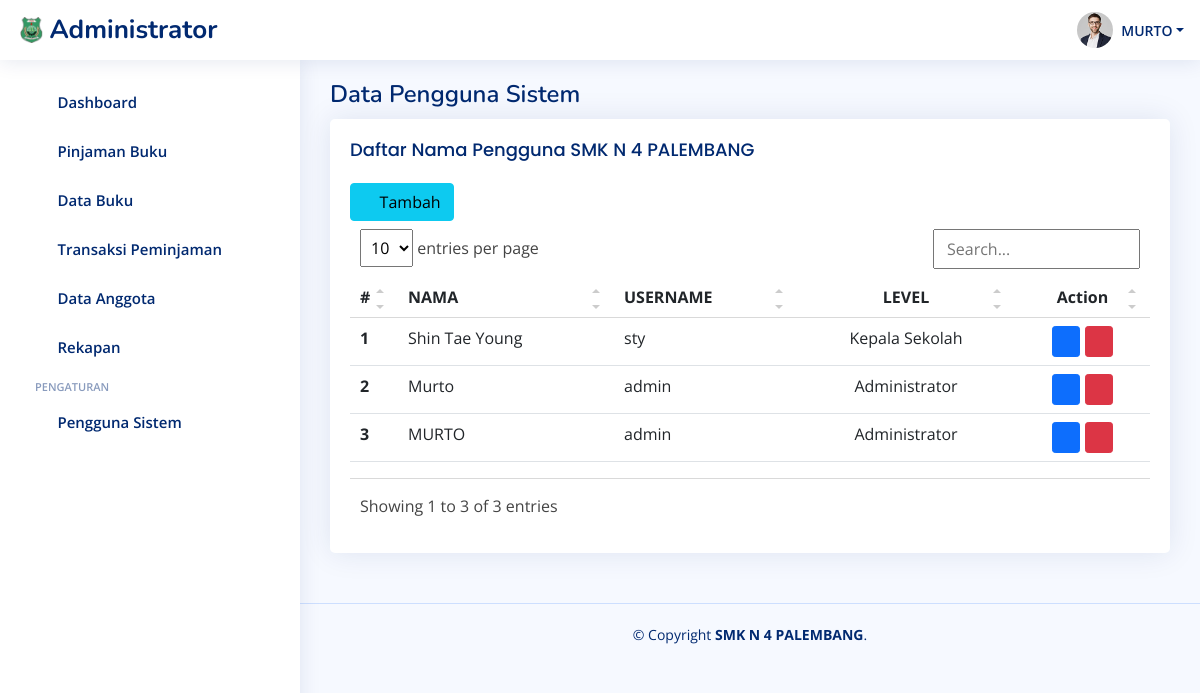
Screenshot of /index.php?hal=data_pengguna (signed in) with the database file from the repository.
### tables this page shows
CREATE TABLE `tb_pengguna` (
  `id_pengguna` int(11) NOT NULL,
  `nama_pengguna` varchar(50) NOT NULL,
  `username` varchar(50) NOT NULL,
  `password` varchar(50) NOT NULL,
  `level` enum('Administrator','Kepala Sekolah','','') NOT NULL
);

### admin/pengguna sistem/data_pengguna.php (the view)
<div class="pagetitle">
   <h1>Data Pengguna Sistem</h1>
</div>
<section class="section">
   <div class="row">
      <div class="col-lg-12">
         <div class="card">
            <div class="card-body">
               <h5 class="card-title">Daftar Nama Pengguna SMK N 4 PALEMBANG</h5>
               <a href="index.php?hal=tambah_pengguna" type="button" class="btn btn-info"><i class="bx bx-plus"></i> Tambah </a>
               <table class="table datatable">
                  <thead>
                     <tr>
                           <th scope="col">#</th>
                           <th scope="col">NAMA</th>
                           <th scope="col">USERNAME</th>
                           <th scope="col" class="text-center">LEVEL</th>
                           <th scope="col" class="text-center">Action</th>
                     </tr>
                  </thead>
                  <tbody>
                   <?php
                       include "koneksi/koneksi.php";
                       $no = 1;
                       $query = mysqli_query($koneksi, "SELECT * FROM tb_pengguna ORDER BY id_pengguna DESC");
                       while($row = mysqli_fetch_assoc($query)){
                   ?>
                     <tr>
                        <th scope="row"><?=$no++;?></th>
                        <td><?=$row['nama_pengguna'];?></td>
                        <td><?=$row['username'];?></td>
                        <td class="text-center"><?=$row['level'];?></td>
                        <td class="text-center">
                           <a href="index.php?hal=edit_pengguna&id=<?=$row['id_pengguna']?>" class="btn btn-primary btn-sm" title="Edit Data"><i class="bi bi-pencil-square"></i></a>
                           <a href="index.php?hal=hapus_pengguna&id=<?=$row['id_pengguna']?>" class="btn btn-danger btn-sm" title="Hapus Data" onclick="return confirm('Yakin Hapus Data Ini ?')"><i class="bi bi-trash-fill"></i></a>
                        </td>
                     </tr>
                     <?php } ?>
                  </tbody>
               </table>
            </div>
         </div>
      </div>
   </div>
 </section>

### index.php (shortened to what this page needs)
<?php
     if (isset($_SESSION["ses_username"])==""){
         header("location: login.php");
     }else{
       $data_nama = $_SESSION["ses_nama"];
       $data_level = $_SESSION["ses_level"];
     }
    include "./koneksi/koneksi.php";
?>
<!DOCTYPE html>
<html lang="en">
   <head>
      <link href="./assets/css/bootstrap.min.css" rel="stylesheet">
      <link href="./assets/css/bootstrap-icons.css" rel="stylesheet">
      <link href="./assets/css/boxicons.min.css" rel="stylesheet">
      <link href="./assets/css/quill.snow.css" rel="stylesheet">
      <link href="./assets/css/quill.bubble.css" rel="stylesheet">
      <link href="./assets/css/remixicon.css" rel="stylesheet">
      <link href="./assets/css/simple-datatables.css" rel="stylesheet">
      <link href="./assets/css/style.css" rel="stylesheet">
   </head>
   <body>
      <header id="header" class="header fixed-top d-flex align-items-center">
         <div class="d-flex align-items-center justify-content-between"> <a href="index.html" class="logo d-flex align-items-center"> <img src="./assets/img/logo_smk.png" alt=""> <span class="d-none d-lg-block" style="text-transform: capitalize;"><?php echo $data_level ?></span> </a> <i class="bi bi-list toggle-sidebar-btn"></i></div>
         <nav class="header-nav ms-auto">
            <ul class="d-flex align-items-center">
               <?php if($data_level == "Administrator"){ ?>
               <li class="nav-item dropdown">
                  <a class="nav-link nav-icon" href="index.php?hal=data_pinjam"> <i class="bi bi-bell"></i>
                  </a>
               </li>
               <?php } ?>
               <li class="nav-item dropdown pe-3">
                  <a class="nav-link nav-profile d-flex align-items-center pe-0" href="#" data-bs-toggle="dropdown"> <img src="./assets/img/profile-img.jpg" alt="Profile" class="rounded-circle"> <span class="d-none d-md-block dropdown-toggle ps-2"><?php echo $data_nama ?></span> </a>
               </li>
            </ul>
         </nav>
      </header>
      <aside id="sidebar" class="sidebar">
         <ul class="sidebar-nav" id="sidebar-nav">
            <?php if($data_level == "Administrator"){ ?>
            <li class="nav-item"> <a class="nav-link collapsed" href="index.php?hal=dashboard"> <i class="bi bi-grid"></i> <span>Dashboard</span> </a></li>
            <li class="nav-item"> <a class="nav-link collapsed" href="index.php?hal=data_pinjam"> <i class="bi bi-grid"></i> <span>Pinjaman Buku</span> </a></li>
            <li class="nav-item"> <a class="nav-link collapsed" href="index.php?hal=data_buku"> <i class="bi bi-menu-button-wide"></i> <span>Data Buku</span> </a></li>
            <li class="nav-item"> <a class="nav-link collapsed" href="index.php?hal=data_transaksi"> <i class="bi bi-menu-button-wide"></i> <span>Transaksi Peminjaman</span> </a></li>
            <li class="nav-item">
               <a class="nav-link collapsed" data-bs-target="#components-nav" data-bs-toggle="collapse" href="#"> <i class="bi bi-menu-button-wide"></i><span>Data Anggota</span><i class="bi bi-chevron-down ms-auto"></i> </a>
            </li>
            <li class="nav-item">
               <a class="nav-link collapsed" data-bs-target="#tables-nav" data-bs-toggle="collapse" href="#"> <i class="bi bi-layout-text-window-reverse"></i><span>Rekapan</span><i class="bi bi-chevron-down ms-auto"></i> </a>
            </li>
            <li class="nav-heading">Pengaturan</li>
            <li class="nav-item"> <a class="nav-link collapsed" href="index.php?hal=data_pengguna"> <i class="bi bi-person"></i> <span>Pengguna Sistem</span> </a></li>
            <?php }else if($data_level == "Kepala Sekolah") {?>
               <li class="nav-item"> <a class="nav-link collapsed" href="index.php?hal=dashboard"> <i class="bi bi-grid"></i> <span>Dashboard</span> </a></li>
               <li class="nav-item">
               <a class="nav-link collapsed" data-bs-target="#tables-nav" data-bs-toggle="collapse" href="#"> <i class="bi bi-layout-text-window-reverse"></i><span>Rekapan</span><i class="bi bi-chevron-down ms-auto"></i> </a>
               <ul id="tables-nav" class="nav-content collapse " data-bs-parent="#sidebar-nav">
                  <li> <a href="index.php?hal=laporan_buku"> <i class="bi bi-circle"></i><span>Buku</span> </a></li>
                  <li> <a href="index.php?hal=laporan_peminjaman"> <i class="bi bi-circle"></i><span>Peminjaman</span> </a></li>
                  <li> <a href="index.php?hal=laporan_pengembalian"> <i class="bi bi-circle"></i><span>Pengembalian</span> </a></li>
               </ul>
            </li>
            <?php } ?>
         </ul>
      </aside>
      <main id="main" class="main">
         <?php
            $hal = @$_GET['hal'];
            if($hal == 'dashboard'){
                include "admin/dashboard/dashboard.php";
            }elseif($hal == "data_buku"){
                include "admin/buku/data_buku.php";
            }elseif($hal == "tambah_buku"){
                include "admin/buku/tambah_buku.php";
            }elseif($hal == "edit_buku"){
               include "admin/buku/edit_buku.php";
            }elseif($hal == "hapus_buku"){
               include "admin/buku/hapus_buku.php";
            }elseif($hal == "lihat_buku"){
               include "admin/buku/lihat_buku.php";
            }elseif($hal == "data_siswa"){
               include "admin/anggota/data_siswa.php";
            }elseif($hal == "edit_anggota"){
               include "admin/anggota/edit_anggota.php";
            }elseif($hal == "hapus_anggota"){
               include "admin/anggota/hapus_anggota.php";
            }elseif($hal == "tambah_siswa"){
               include "admin/anggota/tambah_siswa.php";
            }elseif($hal == "data_guru"){
               include "admin/anggota/data_guru.php";
            }elseif($hal == "tambah_guru"){
               include "admin/anggota/tambah_guru.php";
            }elseif($hal == "data_pengguna"){
               include "admin/pengguna sistem/data_pengguna.php";
            }elseif($hal == "tambah_pengguna"){
               include "admin/pengguna sistem/tambah_pengguna.php";
            }elseif($hal == "edit_pengguna"){
               include "admin/pengguna sistem/edit_pengguna.php";
            }elseif($hal == "hapus_pengguna"){
               include "admin/pengguna sistem/hapus_pengguna.php";
            }elseif($hal == "data_pinjam"){
               include "admin/pinjam buku/data_pinjam.php";
            }elseif($hal == "setuju_pinjam"){
               include "admin/pinjam buku/setuju_pinjam.php";
            }elseif($hal == "tolak_pinjam"){
               include "admin/pinjam buku/tolak_pinjam.php";
            }elseif($hal == "data_transaksi"){
               include "admin/transaksi/data_transaksi.php";
            }elseif($hal == "perpanjang_transaksi"){
               include "admin/transaksi/perpanjang_transaksi.php";
            }elseif($hal == "kembali_transaksi"){
               include "admin/transaksi/kembali_transaksi.php";
            }elseif($hal == "laporan_buku"){
               include "admin/laporan/laporan buku/laporan_buku.php";
            }elseif($hal == "laporan_peminjaman"){
               include "admin/laporan/laporan peminjaman/laporan_peminjaman.php";
            }elseif($hal == "laporan_pengembalian"){
               include "admin/laporan/laporan pengembalian/laporan_pengembalian.php";
            }elseif($hal == "lihat_laporanbuku"){
               include "admin/laporan/laporan buku/lihat_buku.php";
            }else{
                include "admin/dashboard/dashboard.php";
            }
         ?>
      </main>
      <footer id="footer" class="footer">
        <div class="copyright"> &copy; Copyright <strong><span>SMK N 4 PALEMBANG</span></strong>.
     </footer>
  </body>
</html>

### assets/css/simple-datatables.css (style rules this page uses)
.dataTable-table { max-width: 100%; width: 100%; border-spacing: 0; border-collapse: separate; }
.dataTable-table > tbody > tr > td, .dataTable-table > tbody > tr > th, .dataTable-table > tfoot > tr > td, .dataTable-table > tfoot > tr > th, .dataTable-table > thead > tr > td, .dataTable-table > thead > tr > th { vertical-align: top; padding: 8px 10px; }
.dataTable-table > thead > tr > th { vertical-align: bottom; text-align: left; border-bottom: 1px solid #d9d9d9; }
.dataTable-table th { vertical-align: bottom; text-align: left; }

### assets/css/style.css (style rules this page uses)
:root { scroll-behavior: smooth; }
body { font-family: "Open Sans", sans-serif; background: #f6f9ff; color: #444444; }
a { color: #4154f1; text-decoration: none; }
h1, h2, h3, h4, h5, h6 { font-family: "Nunito", sans-serif; }
#main { margin-top: 60px; padding: 20px 30px; transition: all 0.3s; }
.pagetitle { margin-bottom: 10px; }
.pagetitle h1 { font-size: 24px; margin-bottom: 0; font-weight: 600; color: #012970; }
.card { margin-bottom: 30px; border: none; border-radius: 5px; box-shadow: 0px 0 30px rgba(1, 41, 112, 0.1); }
.card-title { padding: 20px 0 15px 0; font-size: 18px; font-weight: 500; color: #012970; font-family: "Poppins", sans-serif; }
.card-body { padding: 0 20px 20px 20px; }
.logo { line-height: 1; }
@media (min-width: 1200px) { .logo { width: 280px; } }
.logo img { max-height: 26px; margin-right: 6px; }
.logo span { font-size: 26px; font-weight: 700; color: #012970; font-family: "Nunito", sans-serif; }
.header { transition: all 0.5s; z-index: 997; height: 60px; box-shadow: 0px 2px 20px rgba(1, 41, 112, 0.1); background-color: #fff; padding-left: 20px; }
.header .toggle-sidebar-btn { font-size: 32px; padding-left: 10px; cursor: pointer; color: #012970; }
.header-nav ul { list-style: none; }
.header-nav > ul { margin: 0; padding: 0; }
.header-nav .nav-icon { font-size: 20px; color: #012970; }
.header-nav .nav-profile { color: #012970; }
.header-nav .nav-profile img { max-height: 36px; }
.header-nav .nav-profile span { font-size: 14px; font-weight: 600; }
.sidebar { position: fixed; top: 60px; left: 0; bottom: 0; width: 300px; z-index: 996; transition: all 0.3s; padding: 20px; overflow-y: auto; scrollbar-width: thin; scrollbar-color: #aab7cf transparent; box-shadow: 0px 0px 20px rgba(1, 41, 112, 0.1); background-color: #fff; }
@media (min-width: 1200px) { #main, #footer { margin-left: 300px; } }
.sidebar-nav { padding: 0; margin: 0; list-style: none; }
.sidebar-nav li { padding: 0; margin: 0; list-style: none; }
.sidebar-nav .nav-item { margin-bottom: 5px; }
.sidebar-nav .nav-heading { font-size: 11px; text-transform: uppercase; color: #899bbd; font-weight: 600; margin: 10px 0 5px 15px; }
.sidebar-nav .nav-link { display: flex; align-items: center; font-size: 15px; font-weight: 600; color: #4154f1; transition: 0.3; background: #f6f9ff; padding: 10px 15px; border-radius: 4px; }
.sidebar-nav .nav-link i { font-size: 16px; margin-right: 10px; color: #4154f1; }
.sidebar-nav .nav-link.collapsed { color: #012970; background: #fff; }
.sidebar-nav .nav-link.collapsed i { color: #899bbd; }
.sidebar-nav .nav-link .bi-chevron-down { margin-right: 0; transition: transform 0.2s ease-in-out; }
.footer { padding: 20px 0; font-size: 14px; transition: all 0.3s; border-top: 1px solid #cddfff; }
.footer .copyright { text-align: center; color: #012970; }

### rows the page displays
tb_pengguna: nama_pengguna "Shin Tae Young", username "sty", level "Kepala Sekolah"
tb_pengguna: nama_pengguna "Murto", username "admin", level "Administrator"
tb_pengguna: nama_pengguna "MURTO", username "admin", level "Administrator"

### other values shown
$data_level "Administrator"
$data_nama "MURTO"
